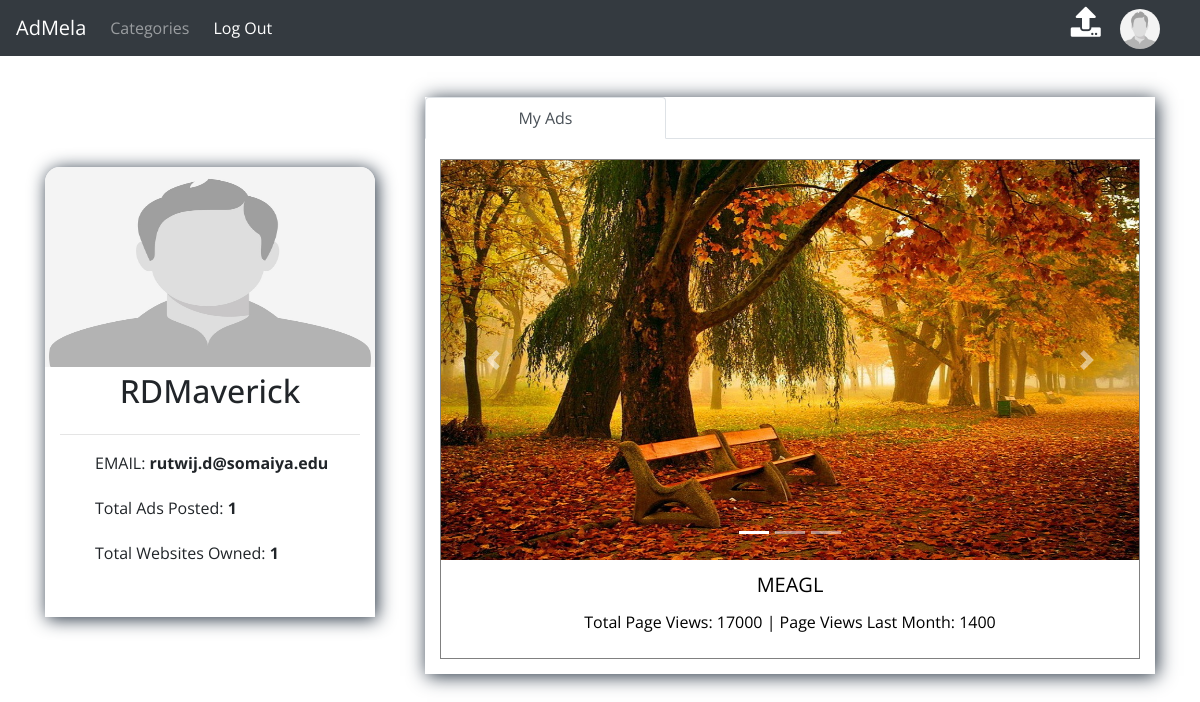
Before: /user_profile.php (signed in) with the older database file.
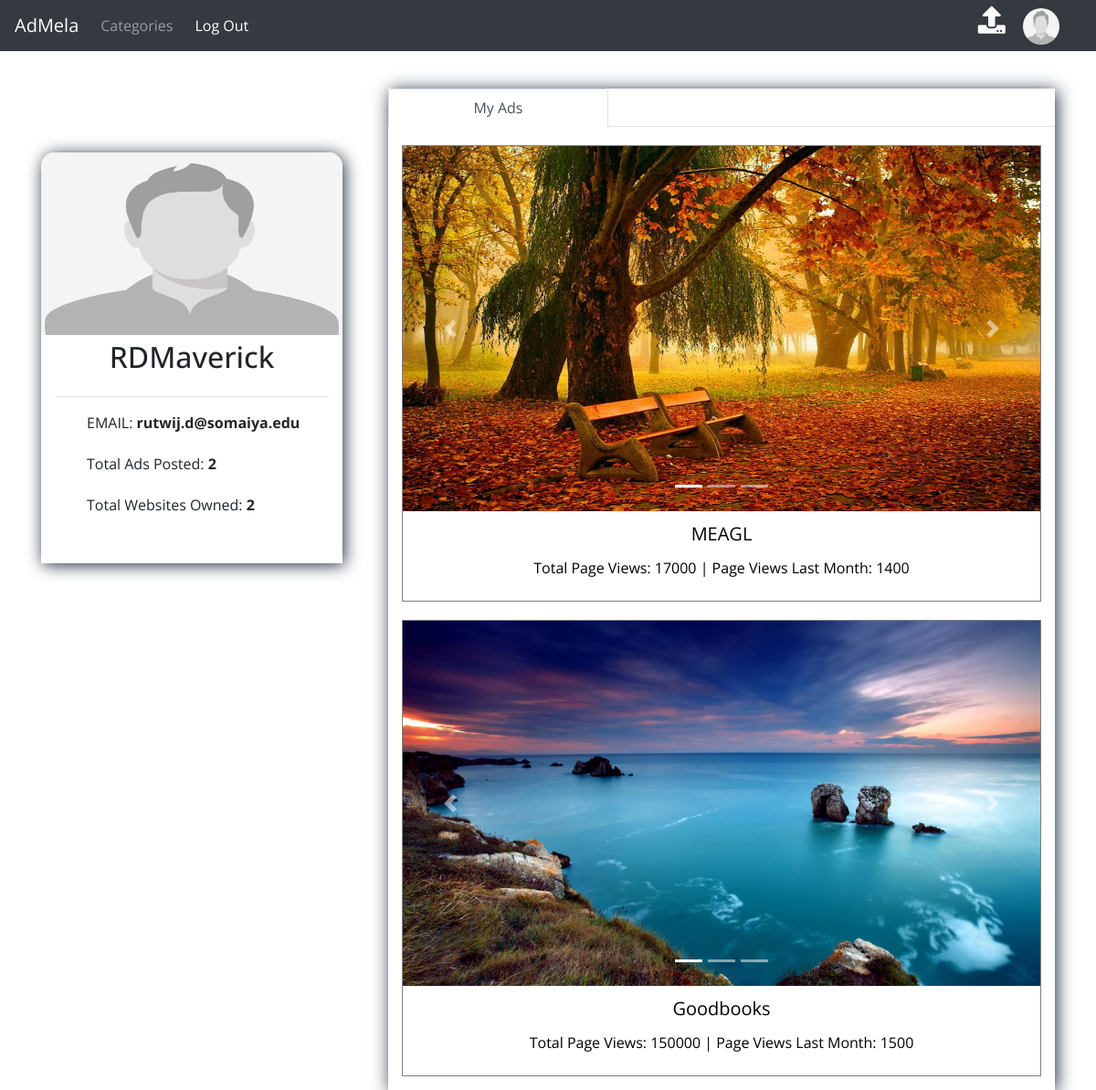
After: the same page with the newer database file.
### tables this page shows
CREATE TABLE `users` (
  `uid` int(11) NOT NULL,
  `username` varchar(15) NOT NULL,
  `fullname` varchar(50) NOT NULL,
  `email` varchar(50) NOT NULL,
  `pwd` varchar(256) NOT NULL,
  `profilePicLocation` varchar(500) NOT NULL
);

CREATE TABLE `ads` (
  `aid` int(11) NOT NULL,
  `websiteId` int(11) NOT NULL,
  `websiteOwnerId` int(11) NOT NULL,
  `width` int(11) NOT NULL,
  `height` int(11) NOT NULL,
  `type` int(11) NOT NULL,
  `status` int(11) NOT NULL,
  `cost` bigint(20) NOT NULL,
  `favourites` int(11) NOT NULL,
  `imgdst1` varchar(500) NOT NULL,
  `imgdst2` varchar(500) NOT NULL,
  `imgdst3` varchar(500) NOT NULL
);

CREATE TABLE `websites` (
  `wid` int(11) NOT NULL,
  `websiteName` varchar(50) NOT NULL,
  `websiteDomain` varchar(50) NOT NULL,
  `ownerId` int(11) NOT NULL,
  `websiteType` int(11) NOT NULL,
  `websiteDescription` text NOT NULL,
  `pageviews` int(11) NOT NULL,
  `pg_lastmonth` int(11) NOT NULL
);

### user_profile.php (the view, shortened to what this page needs)
<?php
if(isset($_SESSION['id']))
{
include 'dbh.php';
?>
<!doctype html>
<html lang="en">
	<head>
    <link rel="stylesheet" href="https://stackpath.bootstrapcdn.com/bootstrap/4.1.3/css/bootstrap.min.css">
    <link rel="stylesheet" href="https://use.fontawesome.com/releases/v5.2.0/css/all.css">
</head>
<body>
    <nav class="navbar navbar-expand-lg navbar-dark bg-dark fixed-top">
        <a class="navbar-brand" href="index.php">AdMela</a>
        <div class="collapse navbar-collapse header-boy" id="navbarNavAltMarkup" style="">
            <div class="navbar-nav" style="float:left">
                <a class="nav-item nav-link " href="categorypage.php">Categories </a>
            </div>
            <a href="logout.php" class="nav-item nav-link" style="color:white">Log Out</a>
            <div class="header-right">
                <a href="advertise.php" class="header-ad-icon">
                    <i style="font-size:30px;color:white" class="fas fa-upload"></i>
                </a>
                <a href="user_profile.php" class="header-dp-icon">
                    <img src="<?php echo $_SESSION['profilePicLocation']; ?>" class="header-up-dp">
                </a>
            </div>
        </div>
    </nav>
	<div class="outer-container container-fluid" style="padding-top:0px">
		<div class="container">
			<div class="row">
				<div class="col-md-4 col-sm-12 user-info-outer-div">
					<div class="user-info-box">
						<img src="<?php echo $_SESSION['profilePicLocation']; ?>" style="width:100%;height:200px;border-top-left-radius: 15px;border-top-right-radius: 15px">
                        <div class="container">
                            <div class="row" style="margin-top:5px">
                                <h2 style="text-align:center;width:100%"><?php echo $_SESSION['username']; ?></h2>
                            </div>
                            <?php
                            $userId=$_SESSION['id'];
                            $sql00="SELECT email FROM users WHERE uid='$userId'";
                            $result00=mysqli_query($conn,$sql00);
                            $row00=mysqli_fetch_assoc($result00);
                            $sql01="SELECT * FROM ads WHERE websiteOwnerId='$userId'";
                            $result01=mysqli_query($conn,$sql01);
                            $numads=mysqli_num_rows($result01);
                            $sql02="SELECT * FROM websites WHERE ownerId='$userId'";
                            $result02=mysqli_query($conn,$sql02);
                            $numwbs=mysqli_num_rows($result02);
                            ?>
                            <hr>
                            <div class="row" style="margin-top:5px">
                                <p style="width:100%;margin-left:50px">EMAIL: <b><?php echo $row00['email']; ?></b></p>
                            </div>
                            <div class="row" style="margin-top:5px">
                                <p style="width:100%;margin-left:50px">Total Ads Posted: <b><?php echo $numads; ?></b></p>
                            </div>
                            <div class="row" style="margin-top:5px">
                                <p style="width:100%;margin-left:50px">Total Websites Owned: <b><?php echo $numwbs; ?></b></p>
                            </div>
                        </div>
					</div>
				</div>
				<div class="col-md-8 col-sm-12 tabs-outer-div">
					<div class="tabs-box">
						<ul class="nav nav-tabs" role="tablist" style="text-align:center">
                            <li class="nav-item" style="width:33%">
                                <a class="nav-link active" href="#MyAds" role="tab" data-toggle="tab">My Ads</a>
                            </li>
                        </ul>
                        <div class="tab-content">
                            <div role="tabpanel" class="tab-pane active in" id="MyAds">
                                <div class="container">
                                    <?php
                                    $sql="SELECT websiteId,imgdst1,imgdst2,imgdst3 FROM ads WHERE websiteOwnerId='$userId'";
                                    $result=mysqli_query($conn,$sql);
                                    while($row=mysqli_fetch_assoc($result))
                                    {
                                    $websiteId=$row['websiteId'];
                                    $sql1="SELECT websiteName,pageviews,pg_lastmonth FROM websites WHERE wid='$websiteId'";
                                    $result1=mysqli_query($conn,$sql1);
                                    $row1=mysqli_fetch_assoc($result1);
                                    $sql2="SELECT aid FROM ads WHERE websiteId='$websiteId'";
                                    $result2=mysqli_query($conn,$sql2);
                                    $row2=mysqli_fetch_assoc($result2);
                                    $ad_Id=$row2['aid'];
                                    ?>
                                    <div class="up-ad">
                                        <div class="up-ad-img-div">
                                            <div id="demoa<?php echo $websiteId; ?>" class="carousel slide" data-ride="carousel">
                                                <ul class="carousel-indicators">
                                                    <li data-target="#demoa<?php echo $websiteId; ?>" data-slide-to="0" class="active"></li>
                                                    <li data-target="#demoa<?php echo $websiteId; ?>" data-slide-to="1"></li>
                                                    <li data-target="#demoa<?php echo $websiteId; ?>" data-slide-to="2"></li>
                                                </ul>
                                                <div class="carousel-inner">
                                                    <div class="carousel-item active">
                                                        <img style="width:100%;height:400px" src="<?php echo $row['imgdst1']; ?>" width="1100" height="500">
                                                    </div>
                                                </div>
                                                <a class="carousel-control-prev" href="#demoa<?php echo $websiteId; ?>" data-slide="prev">
                                                    <span class="carousel-control-prev-icon"></span>
                                                </a>
                                                <a class="carousel-control-next" href="#demoa<?php echo $websiteId; ?>" data-slide="next">
                                                    <span class="carousel-control-next-icon"></span>
                                                </a>
                                            </div>
                                        </div>
                                        <a href="adlisting.php?ad_Id=<?php echo $ad_Id; ?>">
                                        <div class="up-ad-info-div">
                                            <p style="margin:10px;color:black;font-size:20px;text-align:center"><?php echo $row1['websiteName']; ?></p>
                                            <p style="margin:10px;color:black;text-align:center">Total Page Views: <?php echo $row1['pageviews']; ?> | Page Views Last Month: <?php echo $row1['pg_lastmonth']; ?></p>
                                        </div>
                                        </a>
                                    </div>
                                    <?php
                                    }
                                    ?>
                                </div>
                            </div>
                        </div>
					</div>
				</div>
			</div>
		</div>
	</div>
</body>
</html>
<?php
}
else
{
    header("LOCATION: signup.php");
}
?>

### user_profile.php (style rules this page uses)
a,a:hover { text-decoration: none; }
* { font-family: 'Open Sans', sans-serif; }
.header-right { position:absolute; right:40px; }
.header-up-dp { width:40px; height:40px; border-radius: 50%; margin-left:10px; }
.header-ad-icon { position:relative; width:40px; height:40px; margin-top:20px; padding:5px; padding-left:10px; }
.outer-container { padding:0px; width:100%; top:97px; position:relative; }
.user-info-box { border-top-right-radius: 15px; border-top-left-radius: 15px; margin:0 auto; background-color: #fff; box-shadow: 2px 2px 18px #222f3e; }
@media only screen and (min-width: 800px) { .user-info-box { position:fixed; width:330px; height:450px; margin-top: 70px; } }
@media only screen and (min-width: 600px) { .user-info-box { height:450px; } }
.tabs-box { display:block; margin:0 auto; background-color: #fff; box-shadow: 2px 2px 18px #222f3e; }
.up-ad { border:1px solid grey; width:100%; height:500px; margin-top:20px; }
.up-ad-info-div { width:100%; height:100px; }
.tab-content { height:auto; padding-bottom:15px; }

Changed rows visible on the page:
added ads: imgdst1 (picture), websiteId.websiteName "Goodbooks", websiteId.pageviews "150000", websiteId.pg_lastmonth "1500"
Other visible differences:
$numads: "1" → "2"
$numwbs: "1" → "2"
